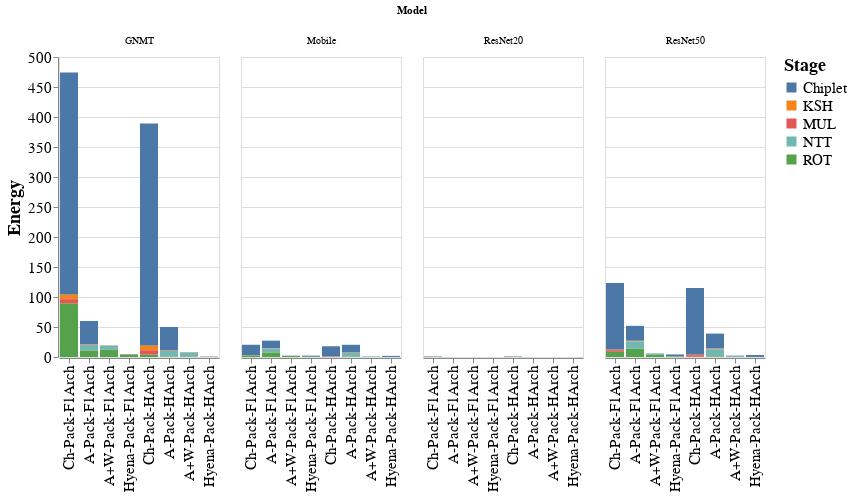

Here is the notebook cell this chart was saved with:
### Code cell
temp_dd = []
SCALE = 1e9

for cnn_name, data in [("ResNet50",data_resnet), ("Mobile",data_mobile), ("GNMT",data_gnmt),("ResNet20",data_resnet20)]:
# for data in [data_resnet]:
    # Calls
    structs = ['Chiplet', 'KSH', 'MUL', 'NTT', 'ROT']
    # structs = ['KSH', 'MUL', 'NTT']

    for model in data:
        if 'ngraph' in model[0]:
            continue
        if 'plus' in model[0]:
            continue
        for layer in data[model]:
#             if 'Residual' not in layer:
#                 continue
            for s in structs:
                for metric,vals in data[model][layer][s].items():
                    if metric in master_energy:
                            temp_dd.append([cnn_name, replace_strings["_".join(model[:-1])], data[model][layer]['Layer'], s, metric, vals*master_energy[metric]/SCALE])

df_dd = pd.DataFrame(temp_dd, columns=['Model', 'Config', 'Layer', 'Stage', 'Metric', "Energy"])
# df_l = df_temp[df_temp['Layer'] == 'CONV 2 1 2']
# df_l = df_temp[df_temp['Layer'] == 'CONV 2 1 Residual']
dd = df_dd.groupby(['Model', 'Config','Stage']).sum().reset_index()


alt.Chart(dd).mark_bar().encode(
    x=alt.X('Config', axis=alt.Axis(title=None), sort=order_string),
    y=alt.Y('Energy'),
    color='Stage',
    column=alt.Column('Model')
).configure_axis(
    labelFontSize=15,
    titleFontSize=18
).configure_legend(
    labelFontSize=15,
    titleFontSize=18
).display()

print(df_dd.groupby(['Model', 'Config']).sum().reset_index())

### Figure 1 — Vega-Lite specification as saved in the notebook (floating-point values rounded to 4 significant figures; data arrays with more than 128 entries replaced by an {"elided": "..."} marker saying what was removed)
{"config": {"view": {"continuousWidth": 400, "continuousHeight": 300}, "axis": {"labelFontSize": 15, "titleFontSize": 18}, "legend": {"labelFontSize": 15, "titleFontSize": 18}}, "data": {"name": "data-c012e664f666595d36c9708df2ada36d"}, "mark": "bar", "encoding": {"color": {"field": "Stage", "type": "nominal"}, "column": {"field": "Model", "type": "nominal"}, "x": {"axis": {"title": null}, "field": "Config", "sort": ["Ch-Pack-F1Arch", "A-Pack-F1Arch", "A+W-Pack-F1Arch", "Hyena-Pack-F1Arch", "Ch-Pack-HArch", "A-Pack-HArch", "A+W-Pack-HArch", "Hyena-Pack-HArch"], "type": "nominal"}, "y": {"field": "Energy", "type": "quantitative"}}, "$schema": "https://vega.github.io/schema/vega-lite/v4.17.0.json", "datasets": {"data-c012e664f666595d36c9708df2ada36d": {"elided": "160 records"}}}
